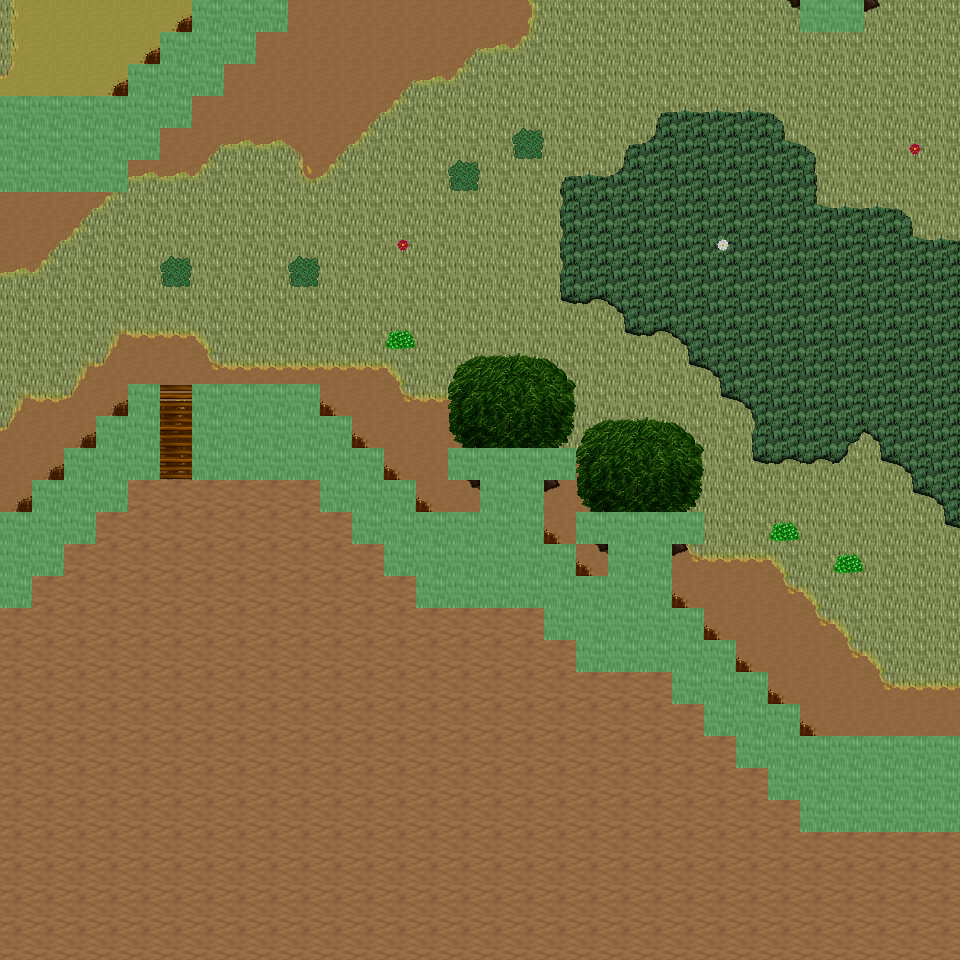

This is a level from a 2D game, rendered from its Tiled map with the project's own tilesets. A one-line summary and the map file follow, with tile-layer data summarised:
An orthogonal 30x30 tile map with 32x32 px tiles, 6 tile layers (Ground, Object, Object2, Above, ...), 45 tilesets and 9 objects (9x mapExit).

<map version="1.0" orientation="orthogonal" renderorder="right-down" width="30" height="30" tilewidth="32" tileheight="32" nextobjectid="10">
  <tileset firstgid="1" name="tileset_ground_ground" tilewidth="32" tileheight="32" tilecount="33" columns="3">
    <image source="../drawable/tileset_ground_ground.png" width="96" height="352" />
  </tileset>
  <tileset firstgid="34" name="tileset_ground_ridge_earth_dark" tilewidth="32" tileheight="32" tilecount="96" columns="12">
    <image source="../drawable/tileset_ground_ridge_earth_dark.png" width="384" height="256" />
  </tileset>
  <tileset firstgid="130" name="tileset_plant_grasses" tilewidth="32" tileheight="32" tilecount="6" columns="3">
    <image source="../drawable/tileset_plant_grasses.png" width="96" height="64" />
  </tileset>
  <tileset firstgid="136" name="tileset_ground_ladder_vertical_dark" tilewidth="32" tileheight="32" tilecount="3" columns="3">
    <image source="../drawable/tileset_ground_ladder_vertical_dark.png" width="96" height="32" />
  </tileset>
  <tileset firstgid="139" name="tileset_logic_collision" tilewidth="32" tileheight="32" tilecount="1" columns="1">
    <image source="../drawable/tileset_logic_collision.png" width="32" height="32" />
  </tileset>
  <tileset firstgid="140" name="tileset_ground_grass_corners" tilewidth="32" tileheight="32" tilecount="24" columns="6">
    <image source="../drawable/tileset_ground_grass_corners.png" width="192" height="128" />
  </tileset>
  <tileset firstgid="164" name="tileset_ground_earth_edges" tilewidth="32" tileheight="32" tilecount="18" columns="6">
    <image source="../drawable/tileset_ground_earth_edges.png" width="192" height="96" />
  </tileset>
  <tileset firstgid="182" name="tileset_plant_bush_bushes" tilewidth="32" tileheight="32" tilecount="10" columns="5">
    <image source="../drawable/tileset_plant_bush_bushes.png" width="160" height="64" />
  </tileset>
  <tileset firstgid="192" name="tileset_plant_tree_tree_darkgreen" tilewidth="32" tileheight="32" tilecount="88" columns="8">
    <image source="../drawable/tileset_plant_tree_tree_darkgreen.png" width="256" height="352" />
  </tileset>
  <tileset firstgid="280" name="tileset_ground_rock_pebbles" tilewidth="32" tileheight="32" tilecount="3" columns="1">
    <image source="../drawable/tileset_ground_rock_pebbles.png" width="32" height="96" />
  </tileset>
  <tileset firstgid="283" name="tileset_furniture_sink_jacuzzi_dark_side_on" tilewidth="32" tileheight="32" tilecount="36" columns="3">
    <image source="../drawable/tileset_furniture_sink_jacuzzi_dark_side_on.png" width="96" height="384" />
  </tileset>
  <tileset firstgid="319" name="tileset_furniture_chair_bench_iron_extensible" tilewidth="32" tileheight="32" tilecount="16" columns="4">
    <image source="../drawable/tileset_furniture_chair_bench_iron_extensible.png" width="128" height="128" />
  </tileset>
  <tileset firstgid="335" name="tileset_plant_flower_daisy_blue" tilewidth="32" tileheight="32" tilecount="8" columns="2">
    <image source="../drawable/tileset_plant_flower_daisy_blue.png" width="64" height="128" />
  </tileset>
  <tileset firstgid="343" name="tileset_plant_flower_daisy_red" tilewidth="32" tileheight="32" tilecount="8" columns="2">
    <image source="../drawable/tileset_plant_flower_daisy_red.png" width="64" height="128" />
  </tileset>
  <tileset firstgid="351" name="tileset_plant_flower_daisy_white" tilewidth="32" tileheight="32" tilecount="8" columns="2">
    <image source="../drawable/tileset_plant_flower_daisy_white.png" width="64" height="128" />
  </tileset>
  <tileset firstgid="359" name="tileset_plant_flower_daisy_yellow" tilewidth="32" tileheight="32" tilecount="8" columns="2">
    <image source="../drawable/tileset_plant_flower_daisy_yellow.png" width="64" height="128" />
  </tileset>
  <tileset firstgid="367" name="tileset_plant_bush_hedge" tilewidth="32" tileheight="32" tilecount="35" columns="5">
    <image source="../drawable/tileset_plant_bush_hedge.png" width="160" height="224" />
  </tileset>
  <tileset firstgid="402" name="tileset_plant_tree_evergreen" tilewidth="32" tileheight="32" tilecount="36" columns="3">
    <image source="../drawable/tileset_plant_tree_evergreen.png" width="96" height="384" />
  </tileset>
  <tileset firstgid="438" name="tileset_furniture_light_iron_lamp" tilewidth="32" tileheight="32" tilecount="3" columns="1">
    <image source="../drawable/tileset_furniture_light_iron_lamp.png" width="32" height="96" />
  </tileset>
  <tileset firstgid="441" name="tileset_furniture_light_flames" tilewidth="32" tileheight="32" tilecount="6" columns="6">
    <image source="../drawable/tileset_furniture_light_flames.png" width="192" height="32" />
  </tileset>
  <tileset firstgid="447" name="tileset_item_statue_girl_with_bird" tilewidth="32" tileheight="32" tilecount="12" columns="4">
    <image source="../drawable/tileset_item_statue_girl_with_bird.png" width="128" height="96" />
  </tileset>
  <tileset firstgid="459" name="tileset_object_birds" tilewidth="32" tileheight="32" tilecount="4" columns="2">
    <image source="../drawable/tileset_object_birds.png" width="64" height="64" />
  </tileset>
  <tileset firstgid="463" name="tileset_logic_protection" tilewidth="32" tileheight="32" tilecount="2" columns="2">
    <image source="../drawable/tileset_logic_protection.png" width="64" height="32" />
  </tileset>
  <tileset firstgid="465" name="tileset_plant_tree_spruce" tilewidth="32" tileheight="32" tilecount="6" columns="2">
    <image source="../drawable/tileset_plant_tree_spruce.png" width="64" height="96" />
  </tileset>
  <tileset firstgid="471" name="tileset_plant_tree_taller_trees" tilewidth="32" tileheight="32" tilecount="32" columns="8">
    <image source="../drawable/tileset_plant_tree_taller_trees.png" width="256" height="128" />
  </tileset>
  <tileset firstgid="503" name="tileset_plant_stump_hollow_logs" tilewidth="32" tileheight="32" tilecount="6" columns="3">
    <image source="../drawable/tileset_plant_stump_hollow_logs.png" width="96" height="64" />
  </tileset>
  <tileset firstgid="509" name="tileset_plant_stump_small_stump" tilewidth="32" tileheight="32" tilecount="4" columns="2">
    <image source="../drawable/tileset_plant_stump_small_stump.png" width="64" height="64" />
  </tileset>
  <tileset firstgid="513" name="tileset_ground_grass_2" tilewidth="32" tileheight="32" tilecount="21" columns="3">
    <image source="../drawable/tileset_ground_grass_2.png" width="96" height="224" />
  </tileset>
  <tileset firstgid="534" name="tileset_ground_water_waterfall" tilewidth="32" tileheight="32" tilecount="120" columns="8">
    <image source="../drawable/tileset_ground_water_waterfall.png" width="256" height="480" />
  </tileset>
  <tileset firstgid="654" name="tileset_ground_water_pool_corners" tilewidth="32" tileheight="32" tilecount="72" columns="3">
    <image source="../drawable/tileset_ground_water_pool_corners.png" width="96" height="768" />
  </tileset>
  <tileset firstgid="726" name="tileset_ground_water_pool" tilewidth="32" tileheight="32" tilecount="72" columns="3">
    <image source="../drawable/tileset_ground_water_pool.png" width="96" height="768" />
  </tileset>
  <tileset firstgid="798" name="tileset_plant_vine" tilewidth="32" tileheight="32" tilecount="3" columns="1">
    <image source="../drawable/tileset_plant_vine.png" width="32" height="96" />
  </tileset>
  <tileset firstgid="801" name="tileset_logic_item_fruits" tilewidth="32" tileheight="32" tilecount="16" columns="8">
    <image source="../drawable/tileset_logic_item_fruits.png" width="256" height="64" />
  </tileset>
  <tileset firstgid="817" name="tileset_ground_dry_grass" tilewidth="32" tileheight="32" tilecount="54" columns="9">
    <image source="../drawable/tileset_ground_dry_grass.png" width="288" height="192" />
  </tileset>
  <tileset firstgid="871" name="tileset_light_dim_light_5x5" tilewidth="32" tileheight="32" tilecount="25" columns="5">
    <image source="../drawable/tileset_light_dim_light_5x5.png" width="160" height="160" />
  </tileset>
  <tileset firstgid="896" name="tileset_building_chimney_smoke" tilewidth="32" tileheight="32" tilecount="40" columns="4">
    <image source="../drawable/tileset_building_chimney_smoke.png" width="128" height="320" />
  </tileset>
  <tileset firstgid="936" name="tileset_logic_creature_hybrid" tilewidth="32" tileheight="32" tilecount="16" columns="8">
    <image source="../drawable/tileset_logic_creature_hybrid.png" width="256" height="64" />
  </tileset>
  <tileset firstgid="952" name="tileset_building_huts" tilewidth="32" tileheight="32" tilecount="338" columns="26">
    <image source="../drawable/tileset_building_huts.png" width="832" height="416" />
  </tileset>
  <tileset firstgid="1290" name="tileset_logic_portal" tilewidth="32" tileheight="32" tilecount="24" columns="8">
    <image source="../drawable/tileset_logic_portal.png" width="256" height="96" />
  </tileset>
  <tileset firstgid="1314" name="tileset_plant_bush_leafy" tilewidth="32" tileheight="32" tilecount="48" columns="8">
    <image source="../drawable/tileset_plant_bush_leafy.png" width="256" height="192" />
  </tileset>
  <tileset firstgid="1362" name="tileset_plant_bush_berried" tilewidth="32" tileheight="32" tilecount="60" columns="5">
    <image source="../drawable/tileset_plant_bush_berried.png" width="160" height="384" />
  </tileset>
  <tileset firstgid="1422" name="tileset_plant_bush_flowering" tilewidth="32" tileheight="32" tilecount="72" columns="8">
    <image source="../drawable/tileset_plant_bush_flowering.png" width="256" height="288" />
  </tileset>
  <tileset firstgid="1494" name="tileset_plant_bushes_and_trees" tilewidth="32" tileheight="32" tilecount="144" columns="16">
    <image source="../drawable/tileset_plant_bushes_and_trees.png" width="512" height="289" />
  </tileset>
  <tileset firstgid="1638" name="tileset_plant_bush_bush_pinks" tilewidth="32" tileheight="32" tilecount="4" columns="2">
    <image source="../drawable/tileset_plant_bush_bush_pinks.png" width="64" height="64" />
  </tileset>
  <tileset firstgid="1642" name="tileset_logic_creature_mutant" tilewidth="32" tileheight="32" tilecount="7" columns="7">
    <image source="../drawable/tileset_logic_creature_mutant.png" width="224" height="32" />
  </tileset>
  <layer name="Ground" width="30" height="30">
    <data>[900 cells, 900 non-empty, 5 distinct tile ids]</data>
  </layer>
  <layer name="Object" width="30" height="30">
    <data>[900 cells, 265 non-empty, 43 distinct tile ids]</data>
  </layer>
  <layer name="Object2" width="30" height="30">
    <data>[900 cells, 22 non-empty, 10 distinct tile ids]</data>
  </layer>
  <layer name="Above" width="30" height="30">
    <data>[900 cells, 20 non-empty, 10 distinct tile ids]</data>
  </layer>
  <layer name="Above2" width="30" height="30">
    <data>[900 cells, 8 non-empty, 4 distinct tile ids]</data>
  </layer>
  <layer name="Walkable" width="30" height="30">
    <data>[900 cells, 125 non-empty, 1 distinct tile ids]</data>
  </layer>
  <objectgroup name="MapEvents">
    <object id="1" name="north" type="mapExit" x="0" y="0" width="192" height="32">
      <properties>
        <property name="map" value="level_0_x105_y9" />
        <property name="x" value="0" />
        <property name="y" value="28" />
      </properties>
    </object>
    <object id="2" name="north2" type="mapExit" x="288" y="0" width="512" height="32">
      <properties>
        <property name="map" value="level_0_x105_y9" />
        <property name="x" value="9" />
        <property name="y" value="28" />
      </properties>
    </object>
    <object id="3" name="north3" type="mapExit" x="864" y="0" width="96" height="32">
      <properties>
        <property name="map" value="level_0_x105_y9" />
        <property name="x" value="27" />
        <property name="y" value="28" />
      </properties>
    </object>
    <object id="4" name="south" type="mapExit" x="0" y="928" width="960" height="32">
      <properties>
        <property name="map" value="level_0_x105_y11" />
        <property name="x" value="0" />
        <property name="y" value="1" />
      </properties>
    </object>
    <object id="5" name="west" type="mapExit" x="0" y="0" width="32" height="96">
      <properties>
        <property name="map" value="level_0_x104_y10" />
        <property name="x" value="28" />
        <property name="y" value="0" />
      </properties>
    </object>
    <object id="6" name="west2" type="mapExit" x="0" y="192" width="32" height="320">
      <properties>
        <property name="map" value="level_0_x104_y10" />
        <property name="x" value="28" />
        <property name="y" value="6" />
      </properties>
    </object>
    <object id="7" name="west3" type="mapExit" x="0" y="608" width="32" height="352">
      <properties>
        <property name="map" value="level_0_x104_y10" />
        <property name="x" value="28" />
        <property name="y" value="19" />
      </properties>
    </object>
    <object id="8" name="east" type="mapExit" x="928" y="0" width="32" height="736">
      <properties>
        <property name="map" value="level_0_x106_y10" />
        <property name="x" value="1" />
        <property name="y" value="0" />
      </properties>
    </object>
    <object id="9" name="east2" type="mapExit" x="928" y="832" width="32" height="128">
      <properties>
        <property name="map" value="level_0_x106_y10" />
        <property name="x" value="1" />
        <property name="y" value="26" />
      </properties>
    </object>
  </objectgroup>
</map>
